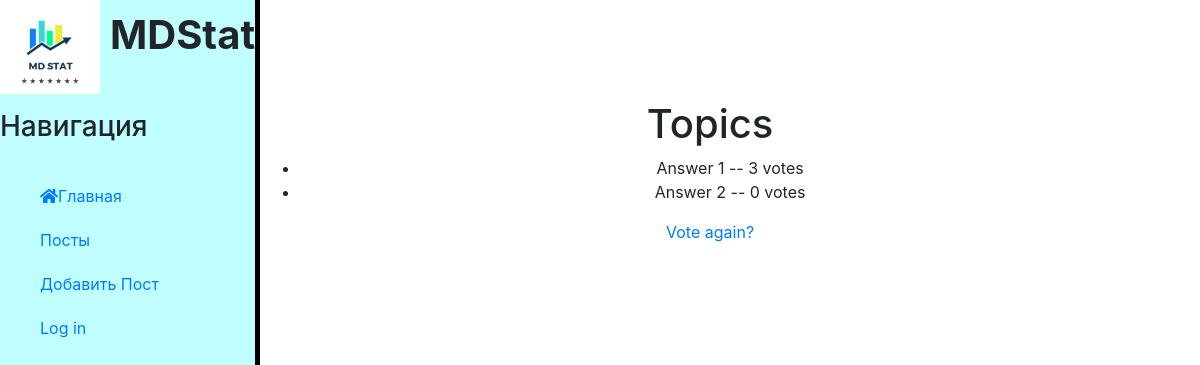
Page /polls/1/results/ on the committed database.
### polls/models.py (models this page shows, shortened)
class Question(models.Model):
	question_text = models.CharField(max_length = 200)
	summary = models.TextField(max_length=1000, help_text="Enter a brief description of the question", null = True)
	pub_date = models.DateTimeField('date published')

class Choice(models.Model):
	choice_text = models.CharField(max_length=200)
	question = models.ForeignKey(Question, on_delete=models.CASCADE)
	votes = models.IntegerField(default=0)

### polls/views.py (the view)
# urls.py: path('<int:pk>/results/', views.ResultsView.as_view(), name='results'),
class ResultsView(generic.DetailView):
    model = Question
    template_name = 'polls/results.html'

### polls/templates/polls/results.html
{% extends 'polls/detail.html' %}
{% block content %}
<div class="features">
<h1>{{ question.question_text }}</h1>
<ul>
{% for choice in question.choice_set.all %}
    <li>{{ choice.choice_text }} -- {{ choice.votes }} vote{{ choice.votes|pluralize }}</li>
{% endfor %}
</ul>
<a href="{% url 'polls:detail' question.id %}">Vote again?</a>
</div>
{% endblock %}

### polls/static/polls/css/main.css (style rules this page uses)
body { background: white; }
main .features { float: left; margin-top: 100px; text-align: center; width: 75%; }

### rows in the picture
Question: question_text "Topics"
Choice: choice_text "Answer 1", votes "3"
Choice: choice_text "Answer 2", votes "0"
